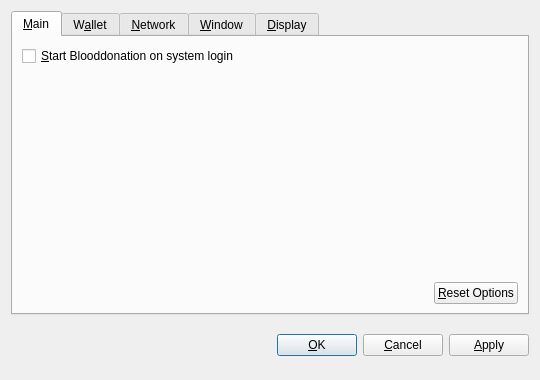
<?xml version="1.0" encoding="UTF-8"?>
<ui version="4.0">
 <class>OptionsDialog</class>
 <widget class="QDialog" name="OptionsDialog">
  <property name="geometry">
   <rect>
    <x>0</x>
    <y>0</y>
    <width>540</width>
    <height>380</height>
   </rect>
  </property>
  <property name="windowTitle">
   <string>Options</string>
  </property>
  <property name="modal">
   <bool>true</bool>
  </property>
  <layout class="QVBoxLayout" name="verticalLayout">
   <item>
    <widget class="QTabWidget" name="tabWidget">
     <property name="tabPosition">
      <enum>QTabWidget::North</enum>
     </property>
     <property name="currentIndex">
      <number>0</number>
     </property>
     <widget class="QWidget" name="tabMain">
      <attribute name="title">
       <string>&amp;Main</string>
      </attribute>
      <layout class="QVBoxLayout" name="verticalLayout_Main">
       <item>
        <widget class="QCheckBox" name="bitcoinAtStartup">
         <property name="toolTip">
          <string>Automatically start Blooddonation after logging in to the system.</string>
         </property>
         <property name="text">
          <string>&amp;Start Blooddonation on system login</string>
         </property>
        </widget>
       </item>
       <item>
        <spacer name="verticalSpacer_Main">
         <property name="orientation">
          <enum>Qt::Vertical</enum>
         </property>
         <property name="sizeHint" stdset="0">
          <size>
           <width>20</width>
           <height>40</height>
          </size>
         </property>
        </spacer>
       </item>
       <item>
        <layout class="QHBoxLayout" name="horizontalLayout_2_Main">
         <item>
          <spacer name="horizontalSpacer_2_Main">
           <property name="orientation">
            <enum>Qt::Horizontal</enum>
           </property>
           <property name="sizeHint" stdset="0">
            <size>
             <width>40</width>
             <height>20</height>
            </size>
           </property>
          </spacer>
         </item>
         <item>
          <widget class="QPushButton" name="resetButton">
           <property name="toolTip">
            <string>Reset all client options to default.</string>
           </property>
           <property name="text">
            <string>&amp;Reset Options</string>
           </property>
           <property name="autoDefault">
            <bool>false</bool>
           </property>
          </widget>
         </item>
        </layout>
       </item>
      </layout>
     </widget>
     <widget class="QWidget" name="tabWallet">
      <attribute name="title">
       <string>W&amp;allet</string>
      </attribute>
      <layout class="QVBoxLayout" name="verticalLayout_Network">
       <item>
        <widget class="QLabel" name="transactionFeeInfoLabel">
         <property name="text">
          <string>Optional transaction fee per kB that helps make sure your transactions are processed quickly. Most transactions are 1 kB.</string>
         </property>
         <property name="textFormat">
          <enum>Qt::PlainText</enum>
         </property>
         <property name="wordWrap">
          <bool>true</bool>
         </property>
        </widget>
       </item>
       <item>
        <layout class="QHBoxLayout" name="horizontalLayout_1_Main">
         <item>
          <widget class="QLabel" name="transactionFeeLabel">
           <property name="text">
            <string>Pay transaction &amp;fee</string>
           </property>
           <property name="textFormat">
            <enum>Qt::PlainText</enum>
           </property>
           <property name="buddy">
            <cstring>transactionFee</cstring>
           </property>
          </widget>
         </item>
         <item>
          <widget class="BitcoinAmountField" name="transactionFee"/>
         </item>
         <item>
          <spacer name="horizontalSpacer_1_Main">
           <property name="orientation">
            <enum>Qt::Horizontal</enum>
           </property>
           <property name="sizeHint" stdset="0">
            <size>
             <width>40</width>
             <height>20</height>
            </size>
           </property>
          </spacer>
         </item>
        </layout>
       </item>
       <item>
        <widget class="QLabel" name="label">
         <property name="text">
          <string>If you disable the spending of unconfirmed change, the change from a transaction cannot be used until that transaction has at least one confirmation. This also affects how your balance is computed.</string>
         </property>
         <property name="wordWrap">
          <bool>true</bool>
         </property>
        </widget>
       </item>
       <item>
        <widget class="QCheckBox" name="spendZeroConfChange">
         <property name="text">
          <string>Spend unconfirmed change  (experts only)</string>
         </property>
        </widget>
       </item>
       <item>
        <spacer name="verticalSpacer">
         <property name="orientation">
          <enum>Qt::Vertical</enum>
         </property>
         <property name="sizeHint" stdset="0">
          <size>
           <width>20</width>
           <height>40</height>
          </size>
         </property>
        </spacer>
       </item>
      </layout>
     </widget>
     <widget class="QWidget" name="tabNetwork">
      <attribute name="title">
       <string>&amp;Network</string>
      </attribute>
      <layout class="QVBoxLayout" name="verticalLayout_Network">
       <item>
        <widget class="QCheckBox" name="mapPortUpnp">
         <property name="toolTip">
          <string>Automatically open the Blooddonation client port on the router. This only works when your router supports UPnP and it is enabled.</string>
         </property>
         <property name="text">
          <string>Map port using &amp;UPnP</string>
         </property>
        </widget>
       </item>
       <item>
        <widget class="QCheckBox" name="connectSocks">
         <property name="toolTip">
          <string>Connect to the Blooddonation network through a SOCKS proxy (e.g. when connecting through Tor).</string>
         </property>
         <property name="text">
          <string>&amp;Connect through SOCKS proxy:</string>
         </property>
        </widget>
       </item>
       <item>
        <layout class="QHBoxLayout" name="horizontalLayout_Network">
         <item>
          <widget class="QLabel" name="proxyIpLabel">
           <property name="text">
            <string>Proxy &amp;IP:</string>
           </property>
           <property name="textFormat">
            <enum>Qt::PlainText</enum>
           </property>
           <property name="buddy">
            <cstring>proxyIp</cstring>
           </property>
          </widget>
         </item>
         <item>
          <widget class="QValidatedLineEdit" name="proxyIp">
           <property name="maximumSize">
            <size>
             <width>140</width>
             <height>16777215</height>
            </size>
           </property>
           <property name="toolTip">
            <string>IP address of the proxy (e.g. 127.0.0.1)</string>
           </property>
          </widget>
         </item>
         <item>
          <widget class="QLabel" name="proxyPortLabel">
           <property name="text">
            <string>&amp;Port:</string>
           </property>
           <property name="textFormat">
            <enum>Qt::PlainText</enum>
           </property>
           <property name="buddy">
            <cstring>proxyPort</cstring>
           </property>
          </widget>
         </item>
         <item>
          <widget class="QLineEdit" name="proxyPort">
           <property name="maximumSize">
            <size>
             <width>55</width>
             <height>16777215</height>
            </size>
           </property>
           <property name="toolTip">
            <string>Port of the proxy (e.g. 9050)</string>
           </property>
          </widget>
         </item>
         <item>
          <widget class="QLabel" name="socksVersionLabel">
           <property name="text">
            <string>SOCKS &amp;Version:</string>
           </property>
           <property name="textFormat">
            <enum>Qt::PlainText</enum>
           </property>
           <property name="buddy">
            <cstring>socksVersion</cstring>
           </property>
          </widget>
         </item>
         <item>
          <widget class="QValueComboBox" name="socksVersion">
           <property name="toolTip">
            <string>SOCKS version of the proxy (e.g. 5)</string>
           </property>
          </widget>
         </item>
         <item>
          <spacer name="horizontalSpacer_Network">
           <property name="orientation">
            <enum>Qt::Horizontal</enum>
           </property>
           <property name="sizeHint" stdset="0">
            <size>
             <width>40</width>
             <height>20</height>
            </size>
           </property>
          </spacer>
         </item>
        </layout>
       </item>
       <item>
        <spacer name="verticalSpacer_Network">
         <property name="orientation">
          <enum>Qt::Vertical</enum>
         </property>
         <property name="sizeHint" stdset="0">
          <size>
           <width>20</width>
           <height>40</height>
          </size>
         </property>
        </spacer>
       </item>
      </layout>
     </widget>
     <widget class="QWidget" name="tabWindow">
      <attribute name="title">
       <string>&amp;Window</string>
      </attribute>
      <layout class="QVBoxLayout" name="verticalLayout_Window">
       <item>
        <widget class="QCheckBox" name="minimizeToTray">
         <property name="toolTip">
          <string>Show only a tray icon after minimizing the window.</string>
         </property>
         <property name="text">
          <string>&amp;Minimize to the tray instead of the taskbar</string>
         </property>
        </widget>
       </item>
       <item>
        <widget class="QCheckBox" name="minimizeOnClose">
         <property name="toolTip">
          <string>Minimize instead of exit the application when the window is closed. When this option is enabled, the application will be closed only after selecting Quit in the menu.</string>
         </property>
         <property name="text">
          <string>M&amp;inimize on close</string>
         </property>
        </widget>
       </item>
       <item>
        <spacer name="verticalSpacer_Window">
         <property name="orientation">
          <enum>Qt::Vertical</enum>
         </property>
         <property name="sizeHint" stdset="0">
          <size>
           <width>20</width>
           <height>40</height>
          </size>
         </property>
        </spacer>
       </item>
      </layout>
     </widget>
     <widget class="QWidget" name="tabDisplay">
      <attribute name="title">
       <string>&amp;Display</string>
      </attribute>
      <layout class="QVBoxLayout" name="verticalLayout_Display">
       <item>
        <layout class="QHBoxLayout" name="horizontalLayout_1_Display">
         <item>
          <widget class="QLabel" name="langLabel">
           <property name="text">
            <string>User Interface &amp;language:</string>
           </property>
           <property name="textFormat">
            <enum>Qt::PlainText</enum>
           </property>
           <property name="buddy">
            <cstring>lang</cstring>
           </property>
          </widget>
         </item>
         <item>
          <widget class="QValueComboBox" name="lang">
           <property name="toolTip">
            <string>The user interface language can be set here. This setting will take effect after restarting Blooddonation.</string>
           </property>
          </widget>
         </item>
        </layout>
       </item>
       <item>
        <layout class="QHBoxLayout" name="horizontalLayout_2_Display">
         <item>
          <widget class="QLabel" name="unitLabel">
           <property name="text">
            <string>&amp;Unit to show amounts in:</string>
           </property>
           <property name="textFormat">
            <enum>Qt::PlainText</enum>
           </property>
           <property name="buddy">
            <cstring>unit</cstring>
           </property>
          </widget>
         </item>
         <item>
          <widget class="QValueComboBox" name="unit">
           <property name="toolTip">
            <string>Choose the default subdivision unit to show in the interface and when sending coins.</string>
           </property>
          </widget>
         </item>
        </layout>
       </item>
       <item>
        <widget class="QCheckBox" name="displayAddresses">
         <property name="toolTip">
          <string>Whether to show Blooddonation addresses in the transaction list or not.</string>
         </property>
         <property name="text">
          <string>&amp;Display addresses in transaction list</string>
         </property>
        </widget>
       </item>
       <item>
        <widget class="QCheckBox" name="coinControlFeatures">
         <property name="toolTip">
          <string>Whether to show coin control features or not.</string>
         </property>
         <property name="text">
          <string>Display coin &amp;control features (experts only!)</string>
         </property>
        </widget>
       </item>
       <item>
        <spacer name="verticalSpacer_Display">
         <property name="orientation">
          <enum>Qt::Vertical</enum>
         </property>
         <property name="sizeHint" stdset="0">
          <size>
           <width>20</width>
           <height>40</height>
          </size>
         </property>
        </spacer>
       </item>
      </layout>
     </widget>
    </widget>
   </item>
   <item>
    <layout class="QHBoxLayout" name="horizontalLayout_Buttons">
     <item>
      <spacer name="horizontalSpacer_1">
       <property name="orientation">
        <enum>Qt::Horizontal</enum>
       </property>
       <property name="sizeHint" stdset="0">
        <size>
         <width>40</width>
         <height>48</height>
        </size>
       </property>
      </spacer>
     </item>
     <item>
      <widget class="QLabel" name="statusLabel">
       <property name="font">
        <font>
         <weight>75</weight>
         <bold>true</bold>
        </font>
       </property>
       <property name="text">
        <string/>
       </property>
       <property name="textFormat">
        <enum>Qt::PlainText</enum>
       </property>
       <property name="wordWrap">
        <bool>true</bool>
       </property>
      </widget>
     </item>
     <item>
      <spacer name="horizontalSpacer_2">
       <property name="orientation">
        <enum>Qt::Horizontal</enum>
       </property>
       <property name="sizeHint" stdset="0">
        <size>
         <width>40</width>
         <height>48</height>
        </size>
       </property>
      </spacer>
     </item>
     <item>
      <widget class="QPushButton" name="okButton">
       <property name="text">
        <string>&amp;OK</string>
       </property>
      </widget>
     </item>
     <item>
      <widget class="QPushButton" name="cancelButton">
       <property name="text">
        <string>&amp;Cancel</string>
       </property>
       <property name="autoDefault">
        <bool>false</bool>
       </property>
      </widget>
     </item>
     <item>
      <widget class="QPushButton" name="applyButton">
       <property name="text">
        <string>&amp;Apply</string>
       </property>
       <property name="autoDefault">
        <bool>false</bool>
       </property>
      </widget>
     </item>
    </layout>
   </item>
  </layout>
 </widget>
 <customwidgets>
  <customwidget>
   <class>BitcoinAmountField</class>
   <extends>QSpinBox</extends>
   <header>bitcoinamountfield.h</header>
  </customwidget>
  <customwidget>
   <class>QValueComboBox</class>
   <extends>QComboBox</extends>
   <header>qvaluecombobox.h</header>
  </customwidget>
  <customwidget>
   <class>QValidatedLineEdit</class>
   <extends>QLineEdit</extends>
   <header>qvalidatedlineedit.h</header>
  </customwidget>
 </customwidgets>
 <resources/>
 <connections/>
</ui>
